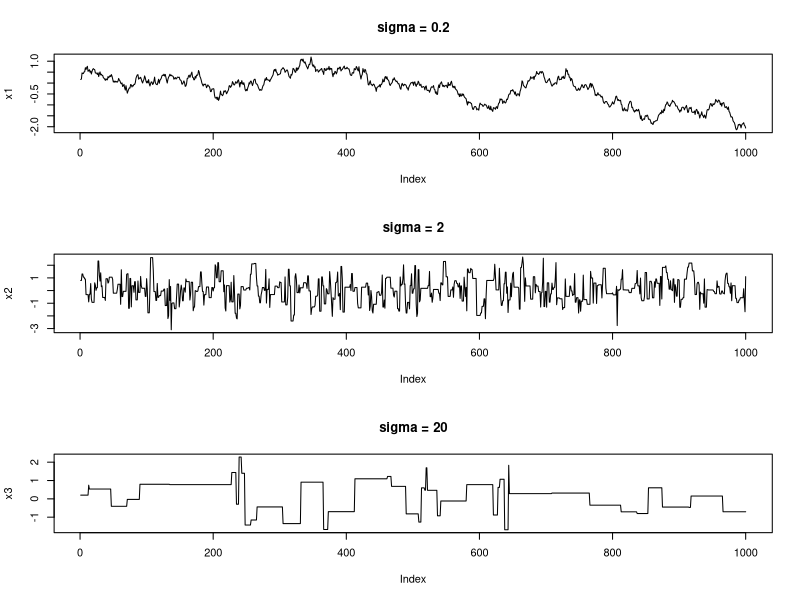
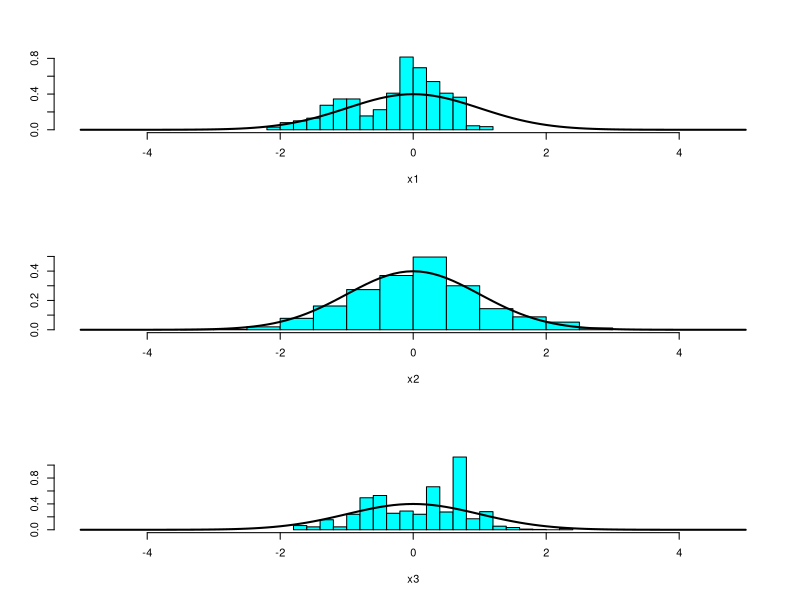

R code for these plots, in order:
library(MASS)

ntimes = 1000
sd = 0.4

mcmc_RW = function(sd, ntimes = 1000)
{
  x = numeric(ntimes)
  x[1] = runif(1)
  for(i in 2:ntimes)
  {
    x_prop = rnorm(1,mean = x[i-1], sd = sd)
    alpha = min(1, exp(-0.5*(x_prop^2-x[i-1]^2)))
    if(runif(1)< alpha)
      x[i]=x_prop
    else
      x[i] = x[i-1]
  }
  return(x)
}

x1 = mcmc_RW(0.1, 1000)
x2 = mcmc_RW(2, 1000)
x3 = mcmc_RW(30, 1000)
par(mfrow=c(3,1))
plot(x1, type="l", main=paste(expression(sigma), "=", 0.2))
plot(x2, type="l", main=paste(expression(sigma), "=", 2))
plot(x3, type="l", main=paste(expression(sigma), "=", 20))

par(mfrow=c(3,1))
truehist(x1, xlim = c(-5,5))
curve(dnorm(x), from = -5, to = 5, lwd=2, add=T)
truehist(x2, xlim = c(-5,5))
curve(dnorm(x), from = -5, to = 5, lwd=2, add=T)
truehist(x3, xlim = c(-5,5))
curve(dnorm(x), from = -5, to = 5, lwd=2, add=T)



